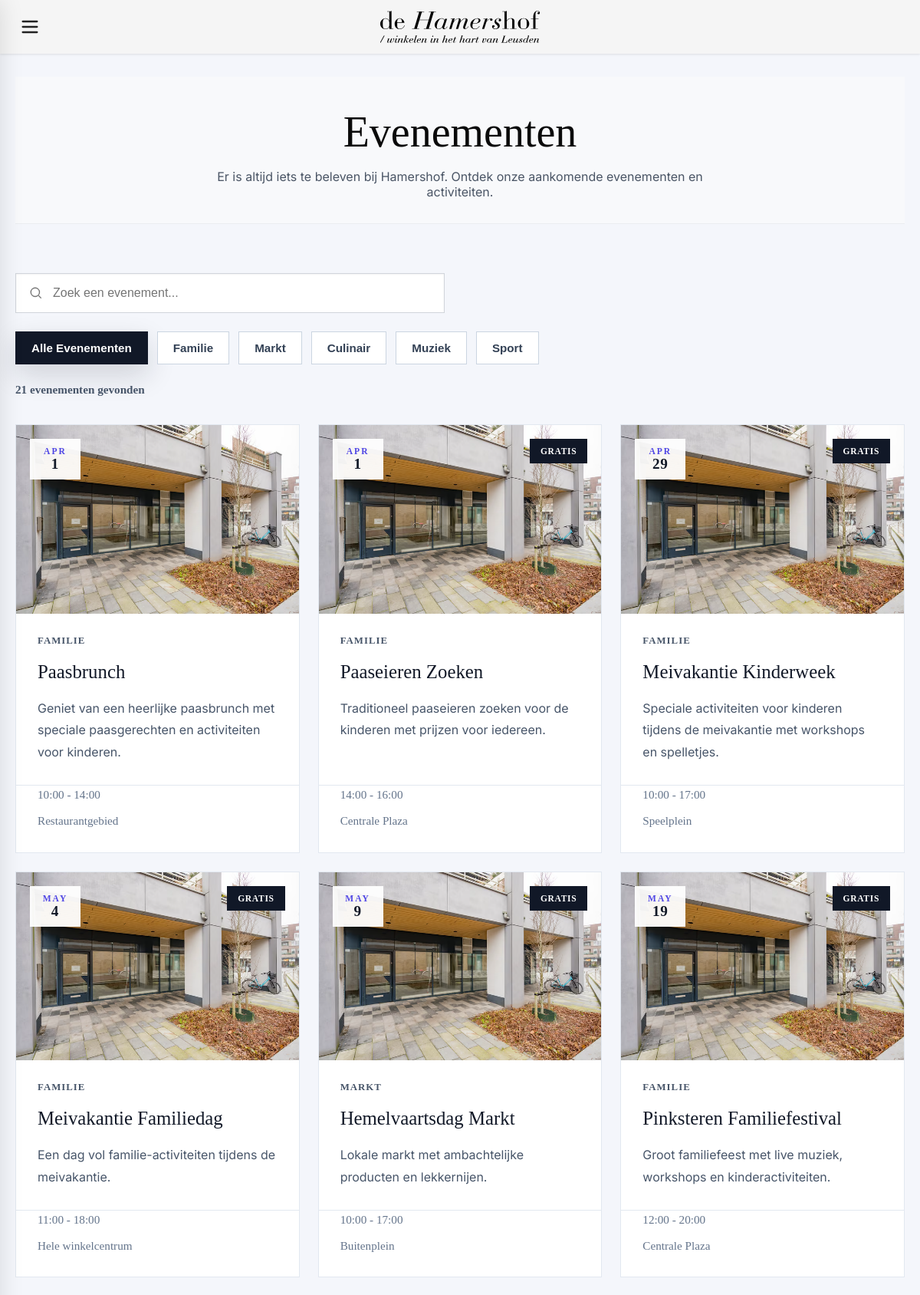
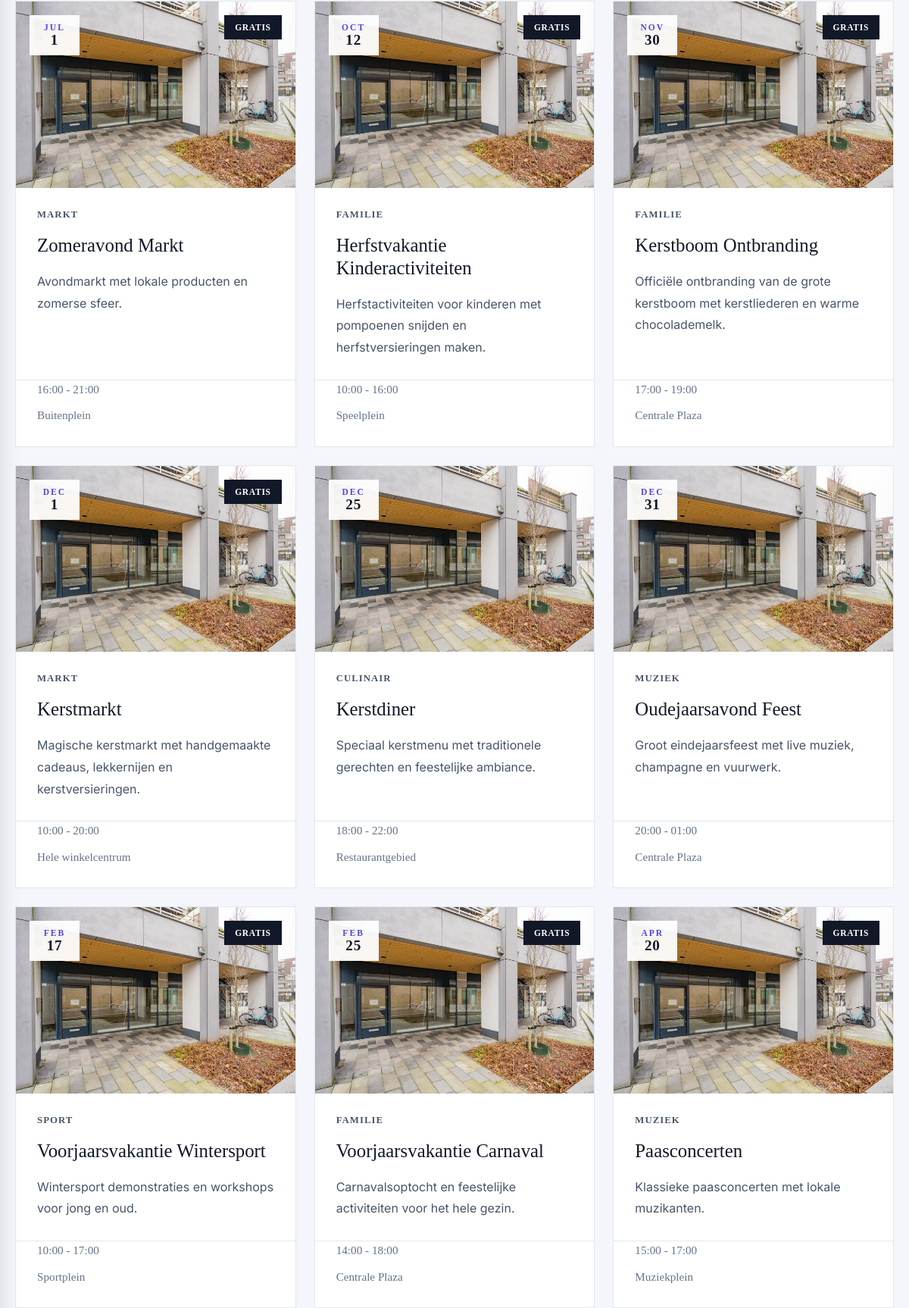
The page /public/evenementen.php (upper part) on the database its author committed (2 pictures, top to bottom).
### tables this page shows
CREATE TABLE IF NOT EXISTS events (
    id INT AUTO_INCREMENT PRIMARY KEY,
    title VARCHAR(255) NOT NULL,
    slug VARCHAR(255) UNIQUE NOT NULL,
    category VARCHAR(100) NOT NULL,
    image VARCHAR(500) NOT NULL,
    event_date DATE NOT NULL,
    start_time VARCHAR(20) NOT NULL,
    end_time VARCHAR(20) NOT NULL,
    location VARCHAR(255) NOT NULL,
    description TEXT NOT NULL,
    is_free TINYINT(1) NOT NULL DEFAULT 1,
    created_at TIMESTAMP DEFAULT CURRENT_TIMESTAMP,
    updated_at TIMESTAMP DEFAULT CURRENT_TIMESTAMP ON UPDATE CURRENT_TIMESTAMP
);

### autoloader.php (called while the page is built, shortened)
<?php
spl_autoload_register(function ($class) {
    $paths = [
        __DIR__ . '/controllers/',
        __DIR__ . '/services/',
        __DIR__ . '/public/',
        __DIR__ . '/component/',
    ];
    foreach ($paths as $path) {
        $file = $path . $class . '.php';
        if (file_exists($file)) {
            return;
        }
    }
});

### config/db_config.php (called while the page is built)
<?php
return [
    'servername' => getenv('DB_HOST'),
    'username'   => getenv('DB_USER'),
    'password'   => getenv('DB_PASS'),
    'dbname'     => getenv('DB_NAME')
];

### controllers/databaseController.php (called while the page is built, shortened)
<?php
class databaseController
{
    private $pdo;
    public function __construct()
    {
        $config = require __DIR__ . '/../config/db_config.php';
        try {
            $dsn = "mysql:host={$config['servername']};dbname={$config['dbname']};charset=utf8mb4";
            $this->pdo = new PDO($dsn, $config['username'], $config['password'], [
                PDO::ATTR_ERRMODE => PDO::ERRMODE_EXCEPTION,
                PDO::ATTR_DEFAULT_FETCH_MODE => PDO::FETCH_ASSOC,
            ]);
        } catch (PDOException $e) {
            die("Database connection failed: " . $e->getMessage());
        }
    }
    public function read($query, $params = [])
    {
        try {
            $stmt = $this->pdo->prepare($query);
            $stmt->execute($params);
            $data = $stmt->fetchAll();
            return !empty($data) ? $data : false;
        } catch (PDOException $e) {
            return false;
        }
    }
}

### services/eventService.php (called while the page is built)
<?php
class eventService
{
    private $db;
    public function __construct()
    {
        $this->db = new databaseController();
    }
    public function getAllEvents()
    {
        $sql = "SELECT * FROM events ORDER BY event_date ASC, start_time ASC";
        return $this->db->read($sql) ?: [];
    }
}

### public/evenementen.php (the view, shortened to what this page needs)
<!doctype html>
<html lang="nl">
<head>
    <link rel="stylesheet" href="/public/css/main.css">
    <link rel="stylesheet" href="/public/css/header.css">
    <link rel="stylesheet" href="/public/css/footer.css">
    <link rel="stylesheet" href="/public/css/evenementen.css">
</head>
<body>
<?php
require_once __DIR__ . '/../autoloader.php';
$eventService = new eventService();
$events = $eventService->getAllEvents();
$categories = ['Alle Evenementen'];
foreach ($events as $event) {
    if (!in_array($event['category'], $categories, true)) {
        $categories[] = $event['category'];
    }
}
?>
<?php include_once __DIR__ . '/../component/header.php'; ?>
<main>
    <div class="page-title-container">
        <h1>Evenementen</h1>
        <p>Er is altijd iets te beleven bij Hamershof. Ontdek onze aankomende evenementen en activiteiten.</p>
    </div>
    <section class="agenda-events">
        <div class="agenda-topbar">
            <div class="agenda-search">
                <div class="search-field">
                    <input id="eventSearch" type="text" placeholder="Zoek een evenement..." aria-label="Zoek een evenement">
                </div>
            </div>
            <div class="agenda-filters" id="eventCategories">
                <?php foreach ($categories as $category): ?>
                    <button type="button" class="filter-btn<?php echo $category === 'Alle Evenementen' ? ' active' : ''; ?>" data-category="<?php echo htmlspecialchars($category); ?>"><?php echo htmlspecialchars($category); ?></button>
                <?php endforeach; ?>
            </div>
            <div class="event-count" id="eventCount"><?php echo count($events); ?> evenementen gevonden</div>
        </div>
        <div class="event-grid" id="eventGrid">
            <?php foreach ($events as $event): ?>
                <?php $date = new DateTime($event['event_date']); ?>
                <article class="event-card" data-category="<?php echo htmlspecialchars($event['category']); ?>" data-title="<?php echo htmlspecialchars(strtolower($event['title'] . ' ' . $event['description'])); ?>">
                    <div class="event-card-media">
                        <img src="<?php echo htmlspecialchars($event['image']); ?>" alt="<?php echo htmlspecialchars($event['title']); ?>">
                        <div class="event-badge event-date-badge">
                            <span><?php echo strtoupper($date->format('M')); ?></span>
                            <strong><?php echo $date->format('j'); ?></strong>
                        </div>
                        <?php if ((int)$event['is_free'] === 1): ?>
                            <div class="event-badge event-free-badge">GRATIS</div>
                        <?php endif; ?>
                    </div>
                    <div class="event-card-body">
                        <span class="event-category-label"><?php echo htmlspecialchars($event['category']); ?></span>
                        <h2><?php echo htmlspecialchars($event['title']); ?></h2>
                        <p><?php echo htmlspecialchars($event['description']); ?></p>
                    </div>
                    <div class="event-card-meta">
                        <span><?php echo htmlspecialchars($event['start_time']); ?> - <?php echo htmlspecialchars($event['end_time']); ?></span>
                        <span><?php echo htmlspecialchars($event['location']); ?></span>
                    </div>
                </article>
            <?php endforeach; ?>
        </div>
    </section>
</main>
</body>
</html>

### component/header.php (shortened to what this page needs)
<header class="header">
    <div class="header-left">
        <button class="menu-btn" id="menuBtn" type="button" aria-label="Open menu" aria-controls="sideMenu" aria-expanded="false">
            <svg viewBox="0 0 24 24" class="menu-icon" aria-hidden="true" focusable="false">
                <path d="M4 6H20M4 12H20M4 18H20"
                      stroke="currentColor"
                      stroke-width="2"
                      stroke-linecap="round"
                      stroke-linejoin="round"/>
            </svg>
        </button>
    </div>
    <div class="header-center">
        <a href="../public/home.php" aria-label="Ga naar home"><?php include __DIR__ . '/logo_header.php'; ?></a>
    </div>
</header>

### public/css/main.css (style rules this page uses)
:root { --title-font:"Playfair Display", serif;; --body-font: 'Inter', Helvetica, sans-serif; --black-color: #0A0A0A; --white-color: #FFFFFF; --gray-color: #E6E7E9; --lightgray-color: #F9FAFB; --darkgray-color: #4A5565; }
* { box-sizing: border-box; margin: 0; padding: 0; }
h1, h2, h3, h4, h5, h6 { font-family: var(--title-font); font-weight: 500; }
p, ul, ol, dl, dt, dd { font-family: var(--body-font); }
body { color: var(--black-color); }
.page-title-container { display: flex; flex-direction: column; align-items: center; justify-content: center; padding: 1rem 0; background:var(--lightgray-color); }
.page-title-container * { max-width: 650px; text-align: center; }
.page-title-container h1 { font-size: 3.5rem; margin-bottom: 1rem; }
.page-title-container p { font-size: 1rem; color: var(--darkgray-color); }

### public/css/header.css (style rules this page uses)
.header { position: fixed; top: 0; left: 0; width: 100%; height: 70px; background-color: #f5f5f5; display: flex; align-items: center; justify-content: flex-start; padding: 0 20px; box-shadow: 0 1px 3px rgba(0, 0, 0, 0.1); z-index: 1000; transition: height 0.25s ease, padding 0.25s ease; }
.header-left, .header-center, .header-right { min-width: 0; transition: width 0.25s ease, opacity 0.2s ease; }
.header-left { flex: 0 0 auto; display: flex; align-items: center; }
.header-center { position: absolute; left: 50%; transform: translateX(-50%); display: flex; align-items: center; justify-content: center; }
.header-center a { display: inline-flex; align-items: center; justify-content: center; }
.menu-btn, .close-btn { border: 0; background: transparent; cursor: pointer; color: #222; }
.menu-btn { display: inline-flex; align-items: center; justify-content: center; padding: 5px; border-radius: 8px; transition: opacity 0.2s ease, background-color 0.2s ease; }
.menu-icon { width: 28px; height: 28px; color: #222; }

### rows shown on the page
events: image (picture), event_date "APR", event_date "1", category "FAMILIE", title "Paasbrunch", description "Geniet van een heerlijke paasbrunch met speciale paasgerechten en activiteiten voor kinderen.", start_time "10:00", end_time "14:00", location "Restaurantgebied"
events: image (picture), event_date "APR", event_date "1", is_free "GRATIS", category "FAMILIE", title "Paaseieren Zoeken", description "Traditioneel paaseieren zoeken voor de kinderen met prijzen voor iedereen.", start_time "14:00", end_time "16:00", location "Centrale Plaza"
events: image (picture), event_date "APR", event_date "29", is_free "GRATIS", category "FAMILIE", title "Meivakantie Kinderweek", description "Speciale activiteiten voor kinderen tijdens de meivakantie met workshops en spelletjes.", start_time "10:00", end_time "17:00", location "Speelplein"
events: image (picture), event_date "MAY", event_date "4", is_free "GRATIS", category "FAMILIE", title "Meivakantie Familiedag", description "Een dag vol familie-activiteiten tijdens de meivakantie.", start_time "11:00", end_time "18:00", location "Hele winkelcentrum"
events: image (picture), event_date "MAY", event_date "9", is_free "GRATIS", category "MARKT", title "Hemelvaartsdag Markt", description "Lokale markt met ambachtelijke producten en lekkernijen.", start_time "10:00", end_time "17:00", location "Buitenplein"
events: image (picture), event_date "MAY", event_date "19", is_free "GRATIS", category "FAMILIE", title "Pinksteren Familiefestival", description "Groot familiefeest met live muziek, workshops en kinderactiviteiten.", start_time "12:00", end_time "20:00", location "Centrale Plaza"
events: image (picture), event_date "JUL", event_date "1", is_free "GRATIS", category "MARKT", title "Zomeravond Markt", description "Avondmarkt met lokale producten en zomerse sfeer.", start_time "16:00", end_time "21:00", location "Buitenplein"
events: image (picture), event_date "OCT", event_date "12", is_free "GRATIS", category "FAMILIE", title "Herfstvakantie Kinderactiviteiten", description "Herfstactiviteiten voor kinderen met pompoenen snijden en herfstversieringen maken.", start_time "10:00", end_time "16:00", location "Speelplein"
events: image (picture), event_date "NOV", event_date "30", is_free "GRATIS", category "FAMILIE", title "Kerstboom Ontbranding", description "Officiële ontbranding van de grote kerstboom met kerstliederen en warme chocolademelk.", start_time "17:00", end_time "19:00", location "Centrale Plaza"
events: image (picture), event_date "DEC", event_date "1", is_free "GRATIS", category "MARKT", title "Kerstmarkt", description "Magische kerstmarkt met handgemaakte cadeaus, lekkernijen en kerstversieringen.", start_time "10:00", end_time "20:00", location "Hele winkelcentrum"
events: image (picture), event_date "DEC", event_date "25", category "CULINAIR", title "Kerstdiner", description "Speciaal kerstmenu met traditionele gerechten en feestelijke ambiance.", start_time "18:00", end_time "22:00", location "Restaurantgebied"
events: image (picture), event_date "DEC", event_date "31", category "MUZIEK", title "Oudejaarsavond Feest", description "Groot eindejaarsfeest met live muziek, champagne en vuurwerk.", start_time "20:00", end_time "01:00", location "Centrale Plaza"
events: image (picture), event_date "FEB", event_date "17", is_free "GRATIS", category "SPORT", title "Voorjaarsvakantie Wintersport", description "Wintersport demonstraties en workshops voor jong en oud.", start_time "10:00", end_time "17:00", location "Sportplein"
events: image (picture), event_date "FEB", event_date "25", is_free "GRATIS", category "FAMILIE", title "Voorjaarsvakantie Carnaval", description "Carnavalsoptocht en feestelijke activiteiten voor het hele gezin.", start_time "14:00", end_time "18:00", location "Centrale Plaza"
events: image (picture), event_date "APR", event_date "20", is_free "GRATIS", category "MUZIEK", title "Paasconcerten", description "Klassieke paasconcerten met lokale muzikanten.", start_time "15:00", end_time "17:00", location "Muziekplein"

### other values the page prints
$category "Alle Evenementen"
$category "Familie"
$category "Markt"
$category "Culinair"
$category "Muziek"
$category "Sport"
count($events) "21"
